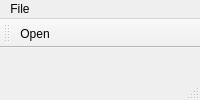
<?xml version="1.0" encoding="UTF-8"?>
<ui version="4.0">
 <class>MainWindow</class>
 <widget class="QMainWindow" name="MainWindow">
  <property name="windowTitle">
   <string>Window From UI</string>
  </property>
  <widget class="QWidget" name="centralwidget"/>
  <widget class="QMenuBar" name="menubar">
   <widget class="QMenu" name="menuFile">
    <property name="title">
     <string>File</string>
    </property>
    <addaction name="actionOpen"/>
   </widget>
   <addaction name="menuFile"/>
  </widget>
  <widget class="QStatusBar" name="statusbar"/>
  <widget class="QToolBar" name="toolBar">
   <property name="windowTitle">
    <string>Main Toolbar</string>
   </property>
   <attribute name="toolBarArea">
    <enum>TopToolBarArea</enum>
   </attribute>
   <attribute name="toolBarBreak">
    <bool>false</bool>
   </attribute>
   <addaction name="actionOpen"/>
  </widget>
  <action name="actionOpen">
   <property name="text">
    <string>Open</string>
   </property>
  </action>
 </widget>
 <resources/>
 <connections/>
</ui>
